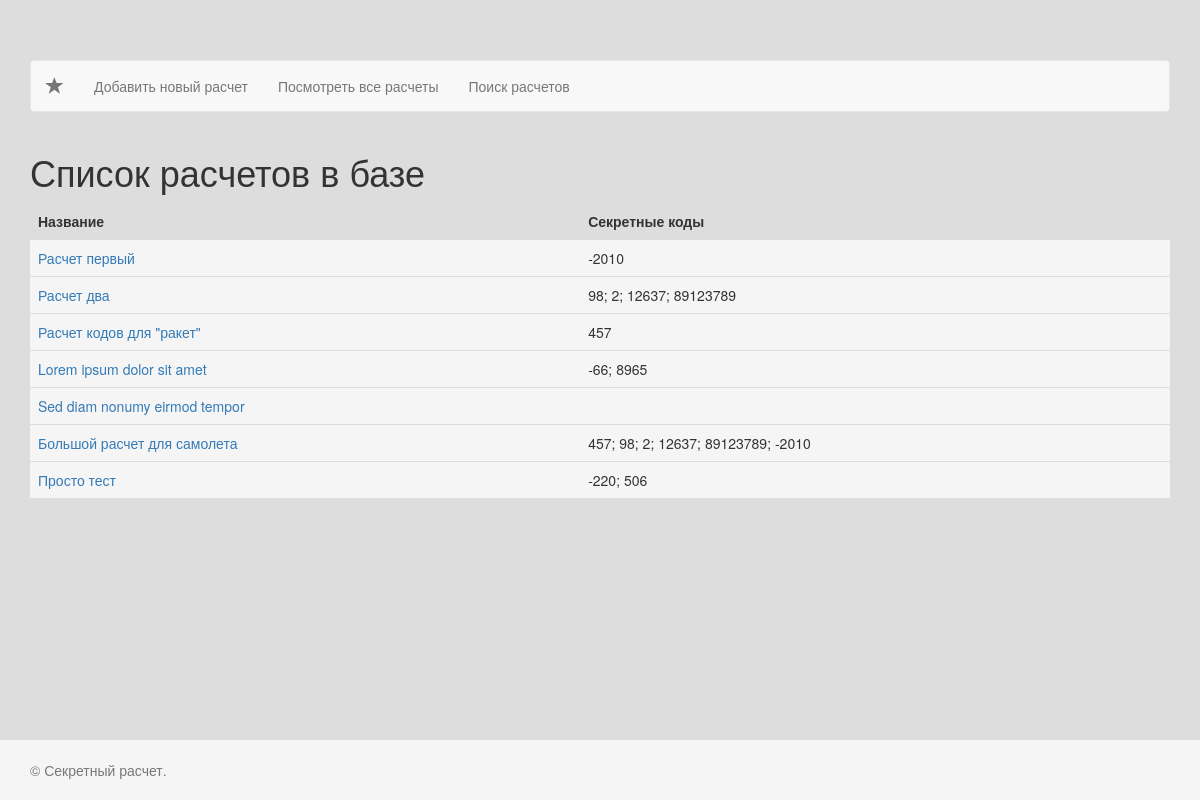
The app's page /list, older data.
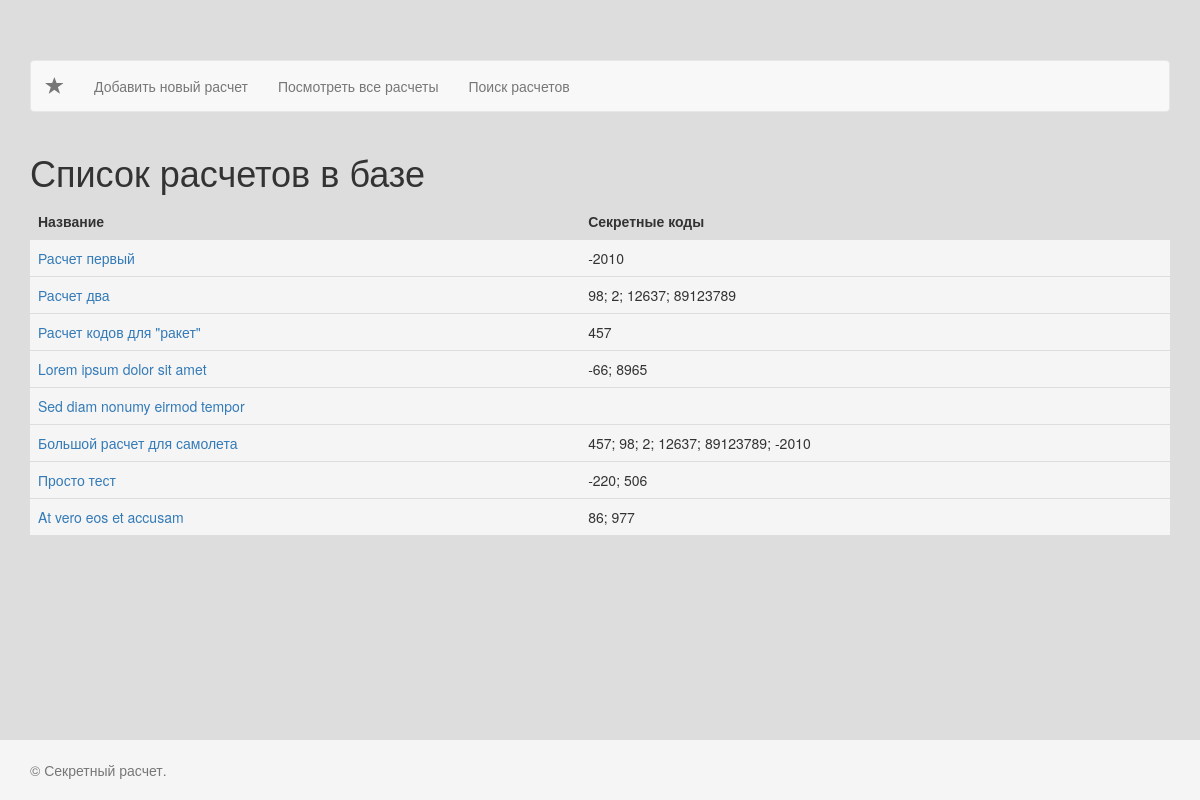
The same page, newer data.
### tables this page shows
CREATE TABLE "Calcs" (
	`id`	INTEGER PRIMARY KEY AUTOINCREMENT,
	`name`	TEXT NOT NULL,
	`body`	TEXT NOT NULL
);

### app/Controllers/ControllerList.php (called while the page is built, shortened)
<?php
class ControllerList extends Controller{
    public function index()
    {
        try {
            $List = new CalculateList();
            $calculates = $List->GetList();
        } catch (\Exception $e) {
            $errors[] = $e->getMessage();
        }
        $title = "Список расчетов в базе";
        return self::View('list.php', compact(["calculates", "title", "errors"]));
    }
}

### app/Models/CalculateList.php (called while the page is built, shortened)
<?php
class CalculateList extends Model{
    public function GetList( array $where = [] )
    {
        $where_sql = [];
        $sql_where_1=''; $sql_where_2='';
        $sql = '
        SELECT id, name, body,
        (
            SELECT GROUP_CONCAT(secret_code, "; ")
            FROM CalcResults
		    where CalcResults.calc_id = Calcs.id
            '.$sql_where_1.'
		    Order by calc_id
       ) AS secret_code
       FROM Calcs
       '.$sql_where_2.'
       Order by id';
       $result = @Db::query($sql);
       $calculates=[];
       while( $row = $result->fetchArray() ){
           $calculates[] = [
               "id" => $row["id"],
               "name"=>$row["name"],
               "body"=>$row["body"],
               "secret_code"=>$row["secret_code"],
           ];
       }
       return $calculates;
    }
}

### app/Core/Db.php (called while the page is built, shortened)
<?php
class Db {
    private static $instance = NULL;
    public static function Init( $path )
    {
      if (!isset(self::$instance)) {
        self::$instance = new \SQLite3($path);
      }
      return self::$instance;
    }
    public static function query( $sql )
    {
        return self::$instance->query( $sql );
    }
}

### public/index.php (called while the page is built, shortened)
<?php
$conf = require_once '../conf/index.php';
$routes = require_once '../conf/routes.php';
$app = new \Core\App( $conf );
$app->RoutesArray( $routes );
$app->Run();

### app/Core/View.php (called while the page is built, shortened)
<?php
class View{
    private $ViewPath;
    public function __construct( $path = null )
    {
      if( $path == null ){
        $this->ViewPath = realpath(__DIR__.'/../../views');
      }else{
        $this->ViewPath = realpath( $path );
      }
      $this->ViewPath .= "/";
    }
    public function Render( $Template, $data = null)
    {
        if( file_exists($this->ViewPath.$Template) ){
            include $this->ViewPath.$Template;
            $content = ob_get_contents();
            return $content;
        }
        throw new \Exception("View does not exist: ".$this->ViewPath.$Template);
    }
}

### app/Core/Controller.php (called while the page is built, shortened)
<?php
class Controller{
    protected static $app;
    public function __construct( $app )
    {
        self::$app = $app;
    }
    public static function View( $view, $data=null)
    {
        return self::$app->GetView()->Render($view, $data);
    }
}

### views/calcs_table.php (the view)
<div class="table-responsive">
    <table class="table table-hover">
        <tr>
            <th class="">Название</th>
            <th class="">Секретные коды</th>
        </tr>
        <?php foreach ($calculates as $calculate) {
            ?>
            <tr class="active ">
                <td><a class="loadCalc" href="/calcshow?id=<?=$calculate['id']?>"><?=$calculate['name']?></a></td>
                <td><?=$calculate['secret_code']?></td>
            </tr>
            <?php
        }
        ?>
    </table>
</div>

### app/Core/App.php (shortened to what the changed rows need)
<?php
class App{
      protected $routes=[];
      protected $view;
      public function __construct( array $conf )
      {
          $this->conf = $conf;
          $this->view = new View( $this->conf["views_path"] );
      }
      public function RouteAdd($route, $calabel)
      {
          if ( is_string( $calabel ) && strpos( $calabel, '@') ) {
              $method = substr(strrchr($calabel, "@"), 1);
              $calabel = array( new $controller($this) , $method );
          }
          $this->routes[$route]= $calabel;
      }
      public function GetView()
      {
          return $this->view;
      }
      public function Run()
      {
          $this->uri = urldecode( parse_url($_SERVER['REQUEST_URI'], PHP_URL_PATH) );
          foreach ($this->routes as $route => $action) {
              if ( $route == $this->uri ){
                  print call_user_func_array( $action, [] );
                  return;
              }
          }
          return;
      }
}

### views/_header.php (shortened to what the changed rows need)
<!DOCTYPE html>
<html lang="en">
  <head>
    <link rel="stylesheet" href="https://maxcdn.bootstrapcdn.com/bootstrap/3.3.5/css/bootstrap.min.css">
    <link rel="stylesheet" href="https://maxcdn.bootstrapcdn.com/font-awesome/4.4.0/css/font-awesome.min.css">
    <link rel="stylesheet" href="/css/app.css">
  </head>
  <body>
    <div class="container">
        <nav class="navbar navbar-default">
          <div class="container-fluid">
            <div class="navbar-header">
              <a class="navbar-brand" href="/">
                  <span class="glyphicon glyphicon-star" aria-hidden="true"></span>
              </a>
            </div>
            <div class="collapse navbar-collapse" id="bs-example-navbar-collapse-1">
              <ul class="nav navbar-nav">
                  <li><a href="/secret/add">Добавить новый расчет</a></li>
                  <li><a href="/list">Посмотреть все расчеты</a></li>
                  <li><a href="/list/search">Поиск расчетов</a></li>
              </ul>
            </div>
        </div>
        </nav>
        <div class="col-md-12">

### views/list.php (shortened to what the changed rows need)
<?php
include('_header.php');
?>
    <div class="row">
        <h1><?= $title?></h1>
            <?php if(count($calculates)){?>
              <?php include('calcs_table.php'); ?>
            <?php } ?>
    </div>
<?php
include('_footer.php');

### views/_footer.php (shortened to what the changed rows need)
        </div>
    </div>
    <footer class="footer">
      <div class="container">
        <p class="text-muted">&copy; Секретный расчет.</p>
      </div>
    </footer>
</body>
</html>

Row changes from the older to the newer data that the page shows:
added calcs: name "At vero eos et accusam", secret_code "86; 977"
